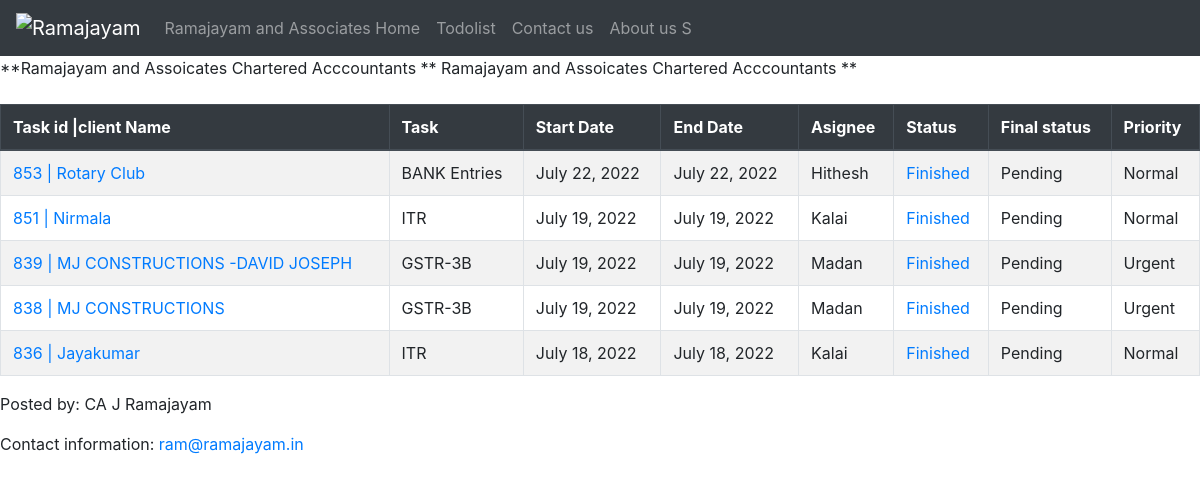
Page /todolist/finish (signed in) on the committed database.
### todolist_app/models.py (models this page shows, shortened)
class Tasklist(models.Model):
    clientname= models.CharField(max_length=100,null=True,blank=True)
    task = models.CharField(max_length=100)
    startdate = models.DateField(default=timezone.now, blank=True, null=True)
    enddate = models.DateField(blank=True, null=True)
    assignee = models.CharField(max_length=30)
    status = models.CharField(max_length=30)
    priority = models.CharField(max_length=100,null=True)
    fstatus = models.BooleanField(default=False)

### todolist_app/views.py (the view)
# urls.py: path('finish', views.finish_task, name='finish_task'),
@login_required
def finish_task(request):
    all_tasks = Tasklist.objects.all()
    all_tasks_sorted = Tasklist.objects.filter(status="Finished").order_by('fstatus','-id')
    return render(request, 'finish.html', {'all_tasks': all_tasks_sorted})

### todolist_app/templates/finish.html (shortened to what this page needs)
{% extends 'base.html' %}
{% block content %}
    <marquee direction="scroll">**Ramajayam and Assoicates Chartered Acccountants ** Ramajayam and Assoicates Chartered Acccountants ** </marquee>
<br/>
                                                                                                                                                                                                                                                                                                                <table class="table table-striped table-bordered ">
            <thead class="thead-dark">
                <tr>
                    <th scope="col">Task id |client Name</th>
                    <th scope="col">Task</th>
                    <th scope="col">Start Date</th>
                    <th scope="col">End Date</th>
                    <th scope="col">Asignee</th>
                    <th scope="col">Status</th>
                    <th scope="col">Final status</th>
                    <th scope="col">Priority</th>
                </tr>
            </thead>
            <tbody>
                {% if all_tasks %}
                    {% for obj in all_tasks %}
                        {% if obj.fstatus %}
                        {% else %}
                            <tr>
                                <td><a href="{% url 'edit_task' obj.id %}">{{ obj.id  }} | {{ obj.clientname  }}</a></td>
                                <td>{{ obj.task  }} </a> </td>
                                <td>{{ obj.startdate  }}</td>
                                <td>{{ obj.enddate  }}</td>
                                <td>{{ obj.assignee  }}</td>
                                <td><a href="{% url 'finish1_task' obj.id %}">{{ obj.status  }}</a> </td>
                                <td>Pending</td>
                                <td>{{ obj.priority  }}</td>
                            </tr>
                        {% endif %}
                    {% endfor %}
                {% endif%}
            </tbody>
        </table>
{% endblock content %}

### rows in the picture
Tasklist: id "853", clientname "Rotary Club", task "BANK Entries", startdate "July 22, 2022", enddate "July 22, 2022", assignee "Hithesh", status "Finished", priority "Normal"
Tasklist: id "851", clientname "Nirmala", task "ITR", startdate "July 19, 2022", enddate "July 19, 2022", assignee "Kalai", status "Finished", priority "Normal"
Tasklist: id "839", clientname "MJ CONSTRUCTIONS -DAVID JOSEPH", task "GSTR-3B", startdate "July 19, 2022", enddate "July 19, 2022", assignee "Madan", status "Finished", priority "Urgent"
Tasklist: id "838", clientname "MJ CONSTRUCTIONS", task "GSTR-3B", startdate "July 19, 2022", enddate "July 19, 2022", assignee "Madan", status "Finished", priority "Urgent"
Tasklist: id "836", clientname "Jayakumar", task "ITR", startdate "July 18, 2022", enddate "July 18, 2022", assignee "Kalai", status "Finished", priority "Normal"
